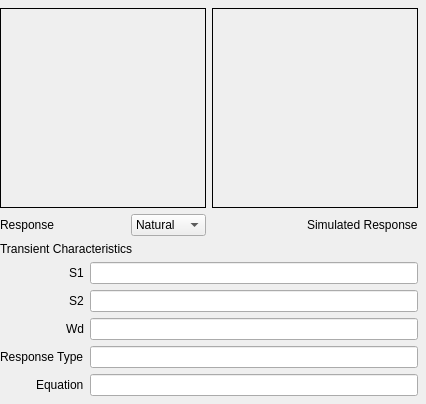
<?xml version="1.0" encoding="UTF-8"?>
<ui version="4.0">
 <class>TransientDisplay</class>
 <widget class="QWidget" name="TransientDisplay">
  <property name="geometry">
   <rect>
    <x>0</x>
    <y>0</y>
    <width>426</width>
    <height>399</height>
   </rect>
  </property>
  <property name="windowTitle">
   <string>ImageDisplay</string>
  </property>
  <layout class="QVBoxLayout" name="verticalLayout">
   <property name="leftMargin">
    <number>0</number>
   </property>
   <property name="topMargin">
    <number>8</number>
   </property>
   <property name="rightMargin">
    <number>8</number>
   </property>
   <property name="bottomMargin">
    <number>8</number>
   </property>
   <item>
    <layout class="QGridLayout" name="gridLayout">
     <item row="0" column="0">
      <widget class="QLabel" name="circuitPreview">
       <property name="sizePolicy">
        <sizepolicy hsizetype="Expanding" vsizetype="Expanding">
         <horstretch>0</horstretch>
         <verstretch>0</verstretch>
        </sizepolicy>
       </property>
       <property name="minimumSize">
        <size>
         <width>200</width>
         <height>200</height>
        </size>
       </property>
       <property name="frameShape">
        <enum>QFrame::Box</enum>
       </property>
       <property name="text">
        <string/>
       </property>
       <property name="pixmap">
        <pixmap resource="circuitpreviews.qrc">:/Previews/Resources/DC_parallel_natural_response.png</pixmap>
       </property>
       <property name="scaledContents">
        <bool>true</bool>
       </property>
      </widget>
     </item>
     <item row="0" column="1">
      <widget class="QLabel" name="simulationOutput">
       <property name="sizePolicy">
        <sizepolicy hsizetype="Expanding" vsizetype="Expanding">
         <horstretch>0</horstretch>
         <verstretch>0</verstretch>
        </sizepolicy>
       </property>
       <property name="minimumSize">
        <size>
         <width>200</width>
         <height>200</height>
        </size>
       </property>
       <property name="frameShape">
        <enum>QFrame::Box</enum>
       </property>
       <property name="text">
        <string/>
       </property>
       <property name="scaledContents">
        <bool>true</bool>
       </property>
      </widget>
     </item>
     <item row="1" column="0">
      <layout class="QHBoxLayout" name="horizontalLayout">
       <item>
        <widget class="QLabel" name="label_2">
         <property name="text">
          <string>Response</string>
         </property>
        </widget>
       </item>
       <item>
        <spacer name="horizontalSpacer">
         <property name="orientation">
          <enum>Qt::Horizontal</enum>
         </property>
         <property name="sizeType">
          <enum>QSizePolicy::MinimumExpanding</enum>
         </property>
         <property name="sizeHint" stdset="0">
          <size>
           <width>40</width>
           <height>20</height>
          </size>
         </property>
        </spacer>
       </item>
       <item>
        <widget class="QComboBox" name="responseSelection">
         <property name="sizePolicy">
          <sizepolicy hsizetype="Preferred" vsizetype="Fixed">
           <horstretch>0</horstretch>
           <verstretch>0</verstretch>
          </sizepolicy>
         </property>
         <property name="minimumSize">
          <size>
           <width>75</width>
           <height>0</height>
          </size>
         </property>
         <property name="currentIndex">
          <number>0</number>
         </property>
         <item>
          <property name="text">
           <string>Natural</string>
          </property>
         </item>
         <item>
          <property name="text">
           <string>Step</string>
          </property>
         </item>
        </widget>
       </item>
      </layout>
     </item>
     <item row="1" column="1" alignment="Qt::AlignRight">
      <widget class="QLabel" name="label_3">
       <property name="text">
        <string>Simulated Response</string>
       </property>
      </widget>
     </item>
    </layout>
   </item>
   <item>
    <widget class="QLabel" name="label">
     <property name="text">
      <string>Transient Characteristics</string>
     </property>
    </widget>
   </item>
   <item>
    <layout class="QFormLayout" name="formLayout">
     <property name="labelAlignment">
      <set>Qt::AlignRight|Qt::AlignTrailing|Qt::AlignVCenter</set>
     </property>
     <item row="0" column="0">
      <widget class="QLabel" name="s1Label">
       <property name="text">
        <string>S1</string>
       </property>
      </widget>
     </item>
     <item row="0" column="1">
      <widget class="QLineEdit" name="s1Output">
       <property name="inputMask">
        <string notr="true"/>
       </property>
       <property name="alignment">
        <set>Qt::AlignLeading|Qt::AlignLeft|Qt::AlignVCenter</set>
       </property>
       <property name="dragEnabled">
        <bool>true</bool>
       </property>
       <property name="readOnly">
        <bool>true</bool>
       </property>
       <property name="clearButtonEnabled">
        <bool>false</bool>
       </property>
      </widget>
     </item>
     <item row="1" column="0">
      <widget class="QLabel" name="s2Label">
       <property name="text">
        <string>S2</string>
       </property>
      </widget>
     </item>
     <item row="1" column="1">
      <widget class="QLineEdit" name="s2Output">
       <property name="inputMask">
        <string notr="true"/>
       </property>
       <property name="alignment">
        <set>Qt::AlignLeading|Qt::AlignLeft|Qt::AlignVCenter</set>
       </property>
       <property name="dragEnabled">
        <bool>true</bool>
       </property>
       <property name="readOnly">
        <bool>true</bool>
       </property>
       <property name="clearButtonEnabled">
        <bool>false</bool>
       </property>
      </widget>
     </item>
     <item row="2" column="0">
      <widget class="QLabel" name="wdLabel">
       <property name="text">
        <string>Wd</string>
       </property>
      </widget>
     </item>
     <item row="2" column="1">
      <widget class="QLineEdit" name="wdOutput">
       <property name="inputMask">
        <string notr="true"/>
       </property>
       <property name="alignment">
        <set>Qt::AlignLeading|Qt::AlignLeft|Qt::AlignVCenter</set>
       </property>
       <property name="dragEnabled">
        <bool>true</bool>
       </property>
       <property name="readOnly">
        <bool>true</bool>
       </property>
       <property name="clearButtonEnabled">
        <bool>false</bool>
       </property>
      </widget>
     </item>
     <item row="3" column="0">
      <widget class="QLabel" name="responseTypeLabel">
       <property name="text">
        <string>Response Type</string>
       </property>
      </widget>
     </item>
     <item row="3" column="1">
      <widget class="QLineEdit" name="responseType">
       <property name="inputMask">
        <string notr="true"/>
       </property>
       <property name="alignment">
        <set>Qt::AlignLeading|Qt::AlignLeft|Qt::AlignVCenter</set>
       </property>
       <property name="dragEnabled">
        <bool>true</bool>
       </property>
       <property name="readOnly">
        <bool>true</bool>
       </property>
       <property name="clearButtonEnabled">
        <bool>false</bool>
       </property>
      </widget>
     </item>
     <item row="4" column="0">
      <widget class="QLabel" name="equationLabel">
       <property name="text">
        <string>Equation</string>
       </property>
      </widget>
     </item>
     <item row="4" column="1">
      <widget class="QLineEdit" name="equationRHS">
       <property name="inputMask">
        <string notr="true"/>
       </property>
       <property name="alignment">
        <set>Qt::AlignLeading|Qt::AlignLeft|Qt::AlignVCenter</set>
       </property>
       <property name="dragEnabled">
        <bool>true</bool>
       </property>
       <property name="readOnly">
        <bool>true</bool>
       </property>
       <property name="clearButtonEnabled">
        <bool>false</bool>
       </property>
      </widget>
     </item>
    </layout>
   </item>
  </layout>
 </widget>
 <layoutdefault spacing="6" margin="11"/>
 <resources>
  <include location="circuitpreviews.qrc"/>
 </resources>
 <connections/>
</ui>
